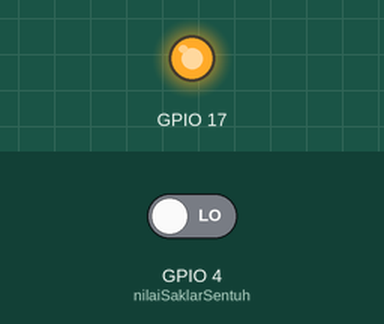
This program was run on a simulated Raspberry Pi (BCM pin numbers). Shown: output pins drawn as LEDs (lit = HIGH). Dashed ring = blinking. The test bench sets the inputs (shaded band); at power-on: GPIO 4 (nilaiSaklarSentuh) LOW. The clock reads 2024-03-15 10:24:30 at power-on unless the program sets it.

Above: at 1.2 s.
1.3 s: GPIO 4 (nilaiSaklarSentuh) driven HIGH
At 1.8 s:
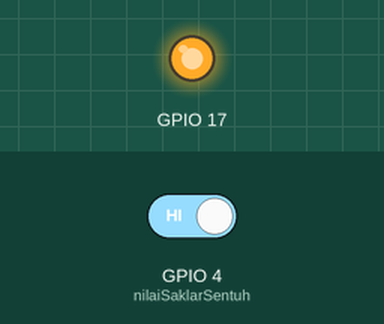
2.8 s: GPIO 4 (nilaiSaklarSentuh) driven LOW
At 3.2 s:
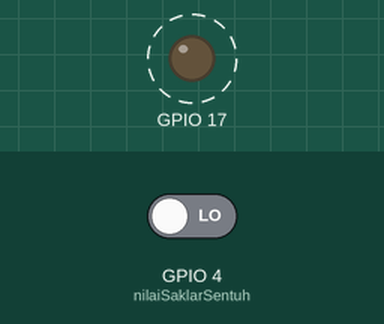
Timing chart, 0 to 11.8 s (numbered marks = the images above; inputs shaded):
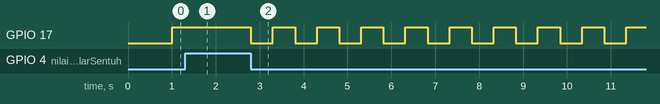

The program:

touch.py
```python
# -----------------------------------
# touch.py
#
# Contoh pengendalian LED
#   dengan sensor sentuh
# -----------------------------------

import RPi.GPIO as GPIO
import time

keadaanSebelum = GPIO.HIGH
waktuTerakhir = time.time()
INTERVAL = 0.5

GPIO.setwarnings(False)

GPIO.setmode(GPIO.BCM)

GPIO.setup(17, GPIO.OUT)
GPIO.setup(4, GPIO.IN)

GPIO.output(17, GPIO.LOW)

while True:
   nilaiSaklarSentuh = GPIO.input(4)

   waktuSekarang = time.time()
   if (nilaiSaklarSentuh == GPIO.LOW) and \
      (waktuSekarang - waktuTerakhir > INTERVAL):
       if keadaanSebelum == GPIO.HIGH:
           statusLedSekarang = GPIO.LOW
       else:
           statusLedSekarang = GPIO.HIGH

       keadaanSebelum = statusLedSekarang

       # Menyalakan atau mematikan LD
       GPIO.output(17, statusLedSekarang)

       waktuTerakhir = time.time()
```

Measured:
- after the input at 1.3 s, GPIO 17: stays HIGH (without the input it goes to LOW after 0.21 s)
- after the input at 2.8 s, GPIO 17: alternates HIGH for 0.50 s and LOW for 0.50 s, starting at once
